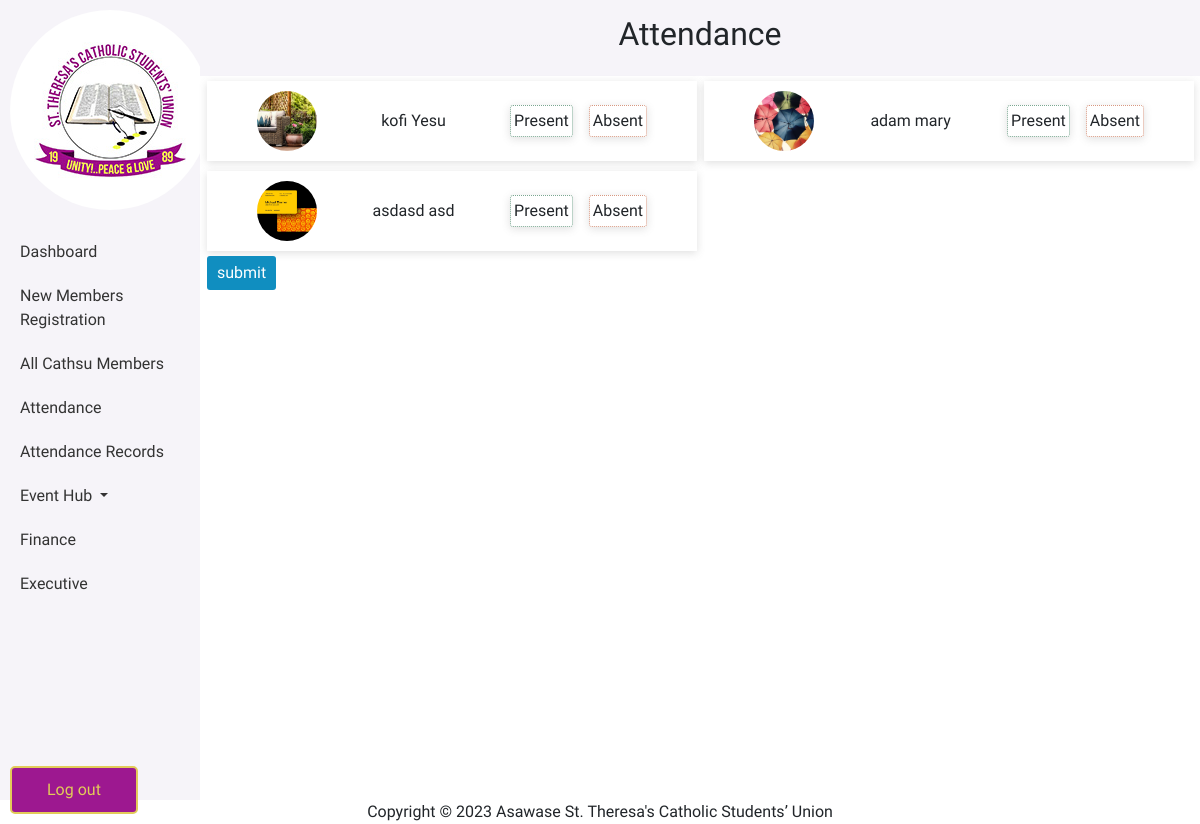
The app's page /attendance with its own data.
### cathsu_system/models.py (models this page shows, shortened)
class Member(models.Model):
    pro_pic = models.ImageField(default='profile.jpg', upload_to='profile_pics')
    first_name = models.CharField(max_length=50)
    last_name = models.CharField(max_length=50)
    dob = models.DateField()
    GENDER =(
        ('male','male'),
        ('female', 'female')
    )
    gender = models.CharField(max_length=50, choices=GENDER, default='male')
    MARITAL_STATUS = (
        ('single','single'),
        ('married','married'),
        ('other','other')
    )
    marital_status = models.CharField(max_length=50, choices=MARITAL_STATUS, default='single')
    home_address = models.CharField(max_length=100)
    res_address = models.CharField(max_length=100)
    contact = models.CharField(max_length=20)
    email = models.EmailField()
    CUR_LEVEL = (
        ('high_school','high_school'),
        ('vocation','vocation'),
        ('tetiary','tetiary'),
    )
    cur_level = models.CharField(max_length=50, choices=CUR_LEVEL, default='100')
    institution = models.CharField(max_length=100)
    BAPTISM = (
        ('yes','yes'),
        ('no', 'no')
    )
    baptism = models.CharField(max_length=50, choices=BAPTISM, default='yes')
    confirmation = models.CharField(max_length=50, choices=BAPTISM, default='yes')
    position = models.CharField(max_length=100)
    year = models.CharField(max_length=50)

### cathsu_system/views.py (the view, shortened to what this page needs)
# urls.py: path('attendance', views.attendance, name='attendance'),
def attendance(request):
    members = Member.objects.all()
    context = {
        'members' : members,
        'time' : timezone.now()
    }
    return render(request, 'attendance.html', context )

### cathsu_system/templates/attendance.html (shortened to what this page needs)
<!DOCTYPE html>
{% load static %}
<html lang="en">
<head>
    <link href="https://cdn.jsdelivr.net/npm/bootstrap@5.0.2/dist/css/bootstrap.min.css" rel="stylesheet"
>
    <link rel="stylesheet" href="{% static 'css/style.css' %}">
</head>
<body>
    <div class="catholic">
        <div class="row g-0">
            {% include 'sidebar.html' %}
            <div class="col-md-10 ">
                <header>
                    <h2 class="text-center">
                        Attendance </h2>
                </header>
                <form class="attendance_sheet" method="post">
                    <section class="member_box">
                    {% for member in members %}
                        <div class="member">
                            <div class="imgBox" style="background-image: url({{member.pro_pic.url}})"></div>
                            <span>
                                {{member.first_name}} {{member.last_name}}
                            </span>
                            <nav>
                                <label>
                                    <div class="att_box present" style="border: 1px dotted #7ba791;">
                                        <span>Present</span>
                                    </div>
                                </label>
                                <label>
                                    <div class="att_box absent" style="border: 1px dotted #d79881;">
                                        <span>Absent</span>
                                    </div>
                                </label>
                            </nav>
                        </div>
                    {% endfor %}
                    </section>
                    <button type="submit">submit</button>
                </form>
            </div>
            <div class="text-center " style="
                bottom: 10px;
                left:50%">
                <span>
                    Copyright &copy;
                    <script>document.write(new Date().getFullYear())</script> Asawase St. Theresa's Catholic Students’
                    Union
                </span>
            </div>
        </div>
    </div>
</body>
</html>

### cathsu_system/static/css/style.css (style rules this page uses)
body { font-family: 'Hanken Grotesk', sans-serif; }
.catholic { overflow-x: hidden; }
header { background-color: #f6f4f9; padding-block: 15px; }

### cathsu_system/templates/attendance.html (style rules this page uses)
form { display: flex; flex-wrap: wrap; }
form .member_box { display: flex; width: 100%; flex-wrap: wrap; }
.member { display: flex; justify-content: space-between; align-items: center; margin: 5px 0; width: 49%; margin-left: 0.7%; padding: 10px 5%; box-shadow: rgba(99, 99, 99, 0.2) 0px 2px 8px 0px; }
.member nav { display: flex; align-items: center; gap: 1rem; }
.member .imgBox { width: 60px; height: 60px; border-radius: 50%; background-size: cover; background-position: center; }
.att_box { box-shadow: rgba(99, 99, 99, 0.2) 0px 2px 8px 0px; padding: 3px; border-radius: 3px; }
form button { background: rgb(16, 142, 192); padding: 5px 10px; border-radius: 3px; color: white; margin-left: 0.7%; border: none; }

### records on screen
Member: pro_pic (picture), first_name "kofi", last_name "Yesu"
Member: pro_pic (picture), first_name "adam", last_name "mary"
Member: pro_pic (picture), first_name "asdasd", last_name "asd"
